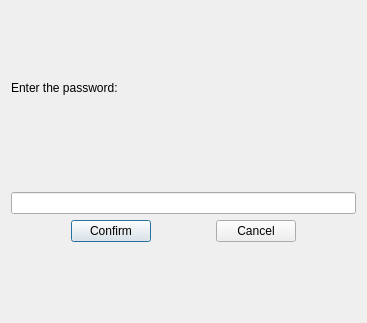
<?xml version="1.0" encoding="UTF-8"?>
<ui version="4.0">
 <class>Dialog</class>
 <widget class="QDialog" name="Dialog">
  <property name="geometry">
   <rect>
    <x>0</x>
    <y>0</y>
    <width>367</width>
    <height>323</height>
   </rect>
  </property>
  <property name="windowTitle">
   <string>Dialog</string>
  </property>
  <layout class="QVBoxLayout" name="verticalLayout">
   <item>
    <spacer name="verticalSpacer_2">
     <property name="orientation">
      <enum>Qt::Vertical</enum>
     </property>
     <property name="sizeHint" stdset="0">
      <size>
       <width>20</width>
       <height>40</height>
      </size>
     </property>
    </spacer>
   </item>
   <item>
    <widget class="QLabel" name="textLabel">
     <property name="text">
      <string>Enter the password:</string>
     </property>
    </widget>
   </item>
   <item>
    <widget class="QLabel" name="errorLabel">
     <property name="text">
      <string/>
     </property>
    </widget>
   </item>
   <item>
    <spacer name="verticalSpacer_3">
     <property name="orientation">
      <enum>Qt::Vertical</enum>
     </property>
     <property name="sizeHint" stdset="0">
      <size>
       <width>20</width>
       <height>40</height>
      </size>
     </property>
    </spacer>
   </item>
   <item>
    <widget class="QLineEdit" name="inputLine"/>
   </item>
   <item>
    <layout class="QHBoxLayout" name="horizontalLayout_4">
     <item>
      <spacer name="horizontalSpacer">
       <property name="orientation">
        <enum>Qt::Horizontal</enum>
       </property>
       <property name="sizeHint" stdset="0">
        <size>
         <width>40</width>
         <height>20</height>
        </size>
       </property>
      </spacer>
     </item>
     <item>
      <widget class="QPushButton" name="submitButton">
       <property name="text">
        <string>Confirm</string>
       </property>
      </widget>
     </item>
     <item>
      <spacer name="horizontalSpacer_3">
       <property name="orientation">
        <enum>Qt::Horizontal</enum>
       </property>
       <property name="sizeHint" stdset="0">
        <size>
         <width>40</width>
         <height>20</height>
        </size>
       </property>
      </spacer>
     </item>
     <item>
      <widget class="QPushButton" name="cancelButton">
       <property name="text">
        <string>Cancel</string>
       </property>
      </widget>
     </item>
     <item>
      <spacer name="horizontalSpacer_2">
       <property name="orientation">
        <enum>Qt::Horizontal</enum>
       </property>
       <property name="sizeHint" stdset="0">
        <size>
         <width>40</width>
         <height>20</height>
        </size>
       </property>
      </spacer>
     </item>
    </layout>
   </item>
   <item>
    <spacer name="verticalSpacer">
     <property name="orientation">
      <enum>Qt::Vertical</enum>
     </property>
     <property name="sizeHint" stdset="0">
      <size>
       <width>20</width>
       <height>40</height>
      </size>
     </property>
    </spacer>
   </item>
  </layout>
 </widget>
 <resources/>
 <connections/>
</ui>
